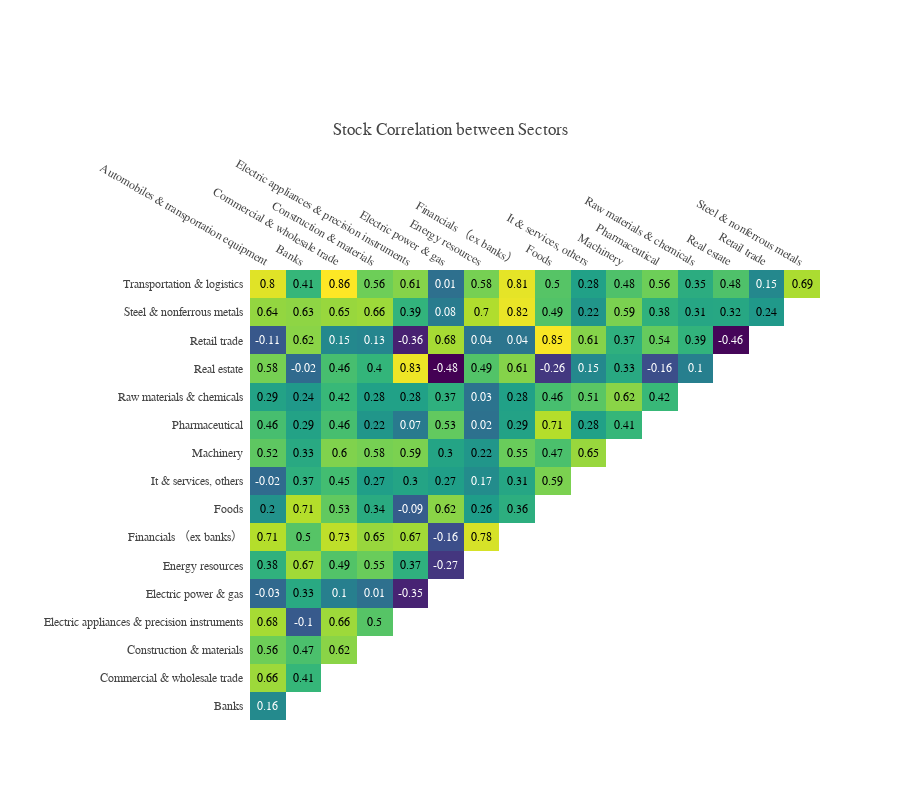

The cell this chart's notebook holds for it:
### Markdown cell above
上图显示了平均回报率最高的前 5 只股票之间的关系，Enechange Ltd.、For Startups, Inc.、Symbio Pharmaceuticals、Fronteo, Inc. 和 Emnet Japan Co. Ltd。

### Code cell
df_pivot=train_df.pivot_table(index='Date', columns='SectorName', values='Close').reset_index()
corr=df_pivot.corr().round(2)
mask=np.triu(np.ones_like(corr, dtype=bool))
c_mask = np.where(~mask, corr, 100)
c=[]
for i in c_mask.tolist()[1:]:
    c.append([x for x in i if x != 100])
    
cor=c[::-1]
x=corr.index.tolist()[:-1]
y=corr.columns.tolist()[1:][::-1]
fig=ff.create_annotated_heatmap(z=cor, x=x, y=y, 
                                hovertemplate='Correlation between %{x} and %{y} stocks = %{z}',
                                colorscale='viridis', name='')
fig.update_layout(template=temp, title='Stock Correlation between Sectors',
                  margin=dict(l=250,t=270),height=800,width=900,
                  yaxis=dict(showgrid=False, autorange='reversed'),
                  xaxis=dict(showgrid=False))
fig.show()

### Figure 1 — Plotly figure (JSON) as saved in the notebook; plotly's stock layout.template omitted (floating-point values rounded to 4 significant figures; data arrays with more than 128 entries replaced by an {"elided": "..."} marker saying what was removed)
{"data": [{"colorscale": [[0, "#440154"], [0.1111, "#482878"], [0.2222, "#3e4989"], [0.3333, "#31688e"], [0.4444, "#26828e"], [0.5556, "#1f9e89"], [0.6667, "#35b779"], [0.7778, "#6ece58"], [0.8889, "#b5de2b"], [1, "#fde725"]], "hovertemplate": "Correlation between %{x} and %{y} stocks = %{z}", "name": "", "reversescale": false, "showscale": false, "type": "heatmap", "x": ["Automobiles & transportation equipment", "Banks", "Commercial & wholesale trade", "Construction & materials", "Electric appliances & precision instruments", "Electric power & gas", "Energy resources", "Financials （ex banks）", "Foods", "It & services, others", "Machinery", "Pharmaceutical", "Raw materials & chemicals", "Real estate", "Retail trade", "Steel & nonferrous metals"], "y": ["Transportation & logistics", "Steel & nonferrous metals", "Retail trade", "Real estate", "Raw materials & chemicals", "Pharmaceutical", "Machinery", "It & services, others", "Foods", "Financials （ex banks）", "Energy resources", "Electric power & gas", "Electric appliances & precision instruments", "Construction & materials", "Commercial & wholesale trade", "Banks"], "z": {"elided": "16 rows, 136 float values in total"}}], "layout": {"annotations": [{"font": {"color": "#000000"}, "showarrow": false, "text": "0.8", "x": "Automobiles & transportation equipment", "xref": "x", "y": "Transportation & logistics", "yref": "y"}, {"font": {"color": "#000000"}, "showarrow": false, "text": "0.41", "x": "Banks", "xref": "x", "y": "Transportation & logistics", "yref": "y"}, {"font": {"color": "#000000"}, "showarrow": false, "text": "0.86", "x": "Commercial & wholesale trade", "xref": "x", "y": "Transportation & logistics", "yref": "y"}, {"font": {"color": "#000000"}, "showarrow": false, "text": "0.56", "x": "Construction & materials", "xref": "x", "y": "Transportation & logistics", "yref": "y"}, {"font": {"color": "#000000"}, "showarrow": false, "text": "0.61", "x": "Electric appliances & precision instruments", "xref": "x", "y": "Transportation & logistics", "yref": "y"}, {"font": {"color": "#FFFFFF"}, "showarrow": false, "text": "0.01", "x": "Electric power & gas", "xref": "x", "y": "Transportation & logistics", "yref": "y"}, {"font": {"color": "#000000"}, "showarrow": false, "text": "0.58", "x": "Energy resources", "xref": "x", "y": "Transportation & logistics", "yref": "y"}, {"font": {"color": "#000000"}, "showarrow": false, "text": "0.81", "x": "Financials （ex banks）", "xref": "x", "y": "Transportation & logistics", "yref": "y"}, {"font": {"color": "#000000"}, "showarrow": false, "text": "0.5", "x": "Foods", "xref": "x", "y": "Transportation & logistics", "yref": "y"}, {"font": {"color": "#000000"}, "showarrow": false, "text": "0.28", "x": "It & services, others", "xref": "x", "y": "Transportation & logistics", "yref": "y"}, {"font": {"color": "#000000"}, "showarrow": false, "text": "0.48", "x": "Machinery", "xref": "x", "y": "Transportation & logistics", "yref": "y"}, {"font": {"color": "#000000"}, "showarrow": false, "text": "0.56", "x": "Pharmaceutical", "xref": "x", "y": "Transportation & logistics", "yref": "y"}, {"font": {"color": "#000000"}, "showarrow": false, "text": "0.35", "x": "Raw materials & chemicals", "xref": "x", "y": "Transportation & logistics", "yref": "y"}, {"font": {"color": "#000000"}, "showarrow": false, "text": "0.48", "x": "Real estate", "xref": "x", "y": "Transportation & logistics", "yref": "y"}, {"font": {"color": "#FFFFFF"}, "showarrow": false, "text": "0.15", "x": "Retail trade", "xref": "x", "y": "Transportation & logistics", "yref": "y"}, {"font": {"color": "#000000"}, "showarrow": false, "text": "0.69", "x": "Steel & nonferrous metals", "xref": "x", "y": "Transportation & logistics", "yref": "y"}, {"font": {"color": "#000000"}, "showarrow": false, "text": "0.64", "x": "Automobiles & transportation equipment", "xref": "x", "y": "Steel & nonferrous metals", "yref": "y"}, {"font": {"color": "#000000"}, "showarrow": false, "text": "0.63", "x": "Banks", "xref": "x", "y": "Steel & nonferrous metals", "yref": "y"}, {"font": {"color": "#000000"}, "showarrow": false, "text": "0.65", "x": "Commercial & wholesale trade", "xref": "x", "y": "Steel & nonferrous metals", "yref": "y"}, {"font": {"color": "#000000"}, "showarrow": false, "text": "0.66", "x": "Construction & materials", "xref": "x", "y": "Steel & nonferrous metals", "yref": "y"}, {"font": {"color": "#000000"}, "showarrow": false, "text": "0.39", "x": "Electric appliances & precision instruments", "xref": "x", "y": "Steel & nonferrous metals", "yref": "y"}, {"font": {"color": "#FFFFFF"}, "showarrow": false, "text": "0.08", "x": "Electric power & gas", "xref": "x", "y": "Steel & nonferrous metals", "yref": "y"}, {"font": {"color": "#000000"}, "showarrow": false, "text": "0.7", "x": "Energy resources", "xref": "x", "y": "Steel & nonferrous metals", "yref": "y"}, {"font": {"color": "#000000"}, "showarrow": false, "text": "0.82", "x": "Financials （ex banks）", "xref": "x", "y": "Steel & nonferrous metals", "yref": "y"}, {"font": {"color": "#000000"}, "showarrow": false, "text": "0.49", "x": "Foods", "xref": "x", "y": "Steel & nonferrous metals", "yref": "y"}, {"font": {"color": "#000000"}, "showarrow": false, "text": "0.22", "x": "It & services, others", "xref": "x", "y": "Steel & nonferrous metals", "yref": "y"}, {"font": {"color": "#000000"}, "showarrow": false, "text": "0.59", "x": "Machinery", "xref": "x", "y": "Steel & nonferrous metals", "yref": "y"}, {"font": {"color": "#000000"}, "showarrow": false, "text": "0.38", "x": "Pharmaceutical", "xref": "x", "y": "Steel & nonferrous metals", "yref": "y"}, {"font": {"color": "#000000"}, "showarrow": false, "text": "0.31", "x": "Raw materials & chemicals", "xref": "x", "y": "Steel & nonferrous metals", "yref": "y"}, {"font": {"color": "#000000"}, "showarrow": false, "text": "0.32", "x": "Real estate", "xref": "x", "y": "Steel & nonferrous metals", "yref": "y"}, {"font": {"color": "#000000"}, "showarrow": false, "text": "0.24", "x": "Retail trade", "xref": "x", "y": "Steel & nonferrous metals", "yref": "y"}, {"font": {"color": "#FFFFFF"}, "showarrow": false, "text": "-0.11", "x": "Automobiles & transportation equipment", "xref": "x", "y": "Retail trade", "yref": "y"}, {"font": {"color": "#000000"}, "showarrow": false, "text": "0.62", "x": "Banks", "xref": "x", "y": "Retail trade", "yref": "y"}, {"font": {"color": "#FFFFFF"}, "showarrow": false, "text": "0.15", "x": "Commercial & wholesale trade", "xref": "x", "y": "Retail trade", "yref": "y"}, {"font": {"color": "#FFFFFF"}, "showarrow": false, "text": "0.13", "x": "Construction & materials", "xref": "x", "y": "Retail trade", "yref": "y"}, {"font": {"color": "#FFFFFF"}, "showarrow": false, "text": "-0.36", "x": "Electric appliances & precision instruments", "xref": "x", "y": "Retail trade", "yref": "y"}, {"font": {"color": "#000000"}, "showarrow": false, "text": "0.68", "x": "Electric power & gas", "xref": "x", "y": "Retail trade", "yref": "y"}, {"font": {"color": "#FFFFFF"}, "showarrow": false, "text": "0.04", "x": "Energy resources", "xref": "x", "y": "Retail trade", "yref": "y"}, {"font": {"color": "#FFFFFF"}, "showarrow": false, "text": "0.04", "x": "Financials （ex banks）", "xref": "x", "y": "Retail trade", "yref": "y"}, {"font": {"color": "#000000"}, "showarrow": false, "text": "0.85", "x": "Foods", "xref": "x", "y": "Retail trade", "yref": "y"}, {"font": {"color": "#000000"}, "showarrow": false, "text": "0.61", "x": "It & services, others", "xref": "x", "y": "Retail trade", "yref": "y"}, {"font": {"color": "#000000"}, "showarrow": false, "text": "0.37", "x": "Machinery", "xref": "x", "y": "Retail trade", "yref": "y"}, {"font": {"color": "#000000"}, "showarrow": false, "text": "0.54", "x": "Pharmaceutical", "xref": "x", "y": "Retail trade", "yref": "y"}, {"font": {"color": "#000000"}, "showarrow": false, "text": "0.39", "x": "Raw materials & chemicals", "xref": "x", "y": "Retail trade", "yref": "y"}, {"font": {"color": "#FFFFFF"}, "showarrow": false, "text": "-0.46", "x": "Real estate", "xref": "x", "y": "Retail trade", "yref": "y"}, {"font": {"color": "#000000"}, "showarrow": false, "text": "0.58", "x": "Automobiles & transportation equipment", "xref": "x", "y": "Real estate", "yref": "y"}, {"font": {"color": "#FFFFFF"}, "showarrow": false, "text": "-0.02", "x": "Banks", "xref": "x", "y": "Real estate", "yref": "y"}, {"font": {"color": "#000000"}, "showarrow": false, "text": "0.46", "x": "Commercial & wholesale trade", "xref": "x", "y": "Real estate", "yref": "y"}, {"font": {"color": "#000000"}, "showarrow": false, "text": "0.4", "x": "Construction & materials", "xref": "x", "y": "Real estate", "yref": "y"}, {"font": {"color": "#000000"}, "showarrow": false, "text": "0.83", "x": "Electric appliances & precision instruments", "xref": "x", "y": "Real estate", "yref": "y"}, {"font": {"color": "#FFFFFF"}, "showarrow": false, "text": "-0.48", "x": "Electric power & gas", "xref": "x", "y": "Real estate", "yref": "y"}, {"font": {"color": "#000000"}, "showarrow": false, "text": "0.49", "x": "Energy resources", "xref": "x", "y": "Real estate", "yref": "y"}, {"font": {"color": "#000000"}, "showarrow": false, "text": "0.61", "x": "Financials （ex banks）", "xref": "x", "y": "Real estate", "yref": "y"}, {"font": {"color": "#FFFFFF"}, "showarrow": false, "text": "-0.26", "x": "Foods", "xref": "x", "y": "Real estate", "yref": "y"}, {"font": {"color": "#FFFFFF"}, "showarrow": false, "text": "0.15", "x": "It & services, others", "xref": "x", "y": "Real estate", "yref": "y"}, {"font": {"color": "#000000"}, "showarrow": false, "text": "0.33", "x": "Machinery", "xref": "x", "y": "Real estate", "yref": "y"}, {"font": {"color": "#FFFFFF"}, "showarrow": false, "text": "-0.16", "x": "Pharmaceutical", "xref": "x", "y": "Real estate", "yref": "y"}, {"font": {"color": "#FFFFFF"}, "showarrow": false, "text": "0.1", "x": "Raw materials & chemicals", "xref": "x", "y": "Real estate", "yref": "y"}, {"font": {"color": "#000000"}, "showarrow": false, "text": "0.29", "x": "Automobiles & transportation equipment", "xref": "x", "y": "Raw materials & chemicals", "yref": "y"}, {"font": {"color": "#000000"}, "showarrow": false, "text": "0.24", "x": "Banks", "xref": "x", "y": "Raw materials & chemicals", "yref": "y"}, {"font": {"color": "#000000"}, "showarrow": false, "text": "0.42", "x": "Commercial & wholesale trade", "xref": "x", "y": "Raw materials & chemicals", "yref": "y"}, {"font": {"color": "#000000"}, "showarrow": false, "text": "0.28", "x": "Construction & materials", "xref": "x", "y": "Raw materials & chemicals", "yref": "y"}, {"font": {"color": "#000000"}, "showarrow": false, "text": "0.28", "x": "Electric appliances & precision instruments", "xref": "x", "y": "Raw materials & chemicals", "yref": "y"}, {"font": {"color": "#000000"}, "showarrow": false, "text": "0.37", "x": "Electric power & gas", "xref": "x", "y": "Raw materials & chemicals", "yref": "y"}, {"font": {"color": "#FFFFFF"}, "showarrow": false, "text": "0.03", "x": "Energy resources", "xref": "x", "y": "Raw materials & chemicals", "yref": "y"}, {"font": {"color": "#000000"}, "showarrow": false, "text": "0.28", "x": "Financials （ex banks）", "xref": "x", "y": "Raw materials & chemicals", "yref": "y"}, {"font": {"color": "#000000"}, "showarrow": false, "text": "0.46", "x": "Foods", "xref": "x", "y": "Raw materials & chemicals", "yref": "y"}, {"font": {"color": "#000000"}, "showarrow": false, "text": "0.51", "x": "It & services, others", "xref": "x", "y": "Raw materials & chemicals", "yref": "y"}, {"font": {"color": "#000000"}, "showarrow": false, "text": "0.62", "x": "Machinery", "xref": "x", "y": "Raw materials & chemicals", "yref": "y"}, {"font": {"color": "#000000"}, "showarrow": false, "text": "0.42", "x": "Pharmaceutical", "xref": "x", "y": "Raw materials & chemicals", "yref": "y"}, {"font": {"color": "#000000"}, "showarrow": false, "text": "0.46", "x": "Automobiles & transportation equipment", "xref": "x", "y": "Pharmaceutical", "yref": "y"}, {"font": {"color": "#000000"}, "showarrow": false, "text": "0.29", "x": "Banks", "xref": "x", "y": "Pharmaceutical", "yref": "y"}, {"font": {"color": "#000000"}, "showarrow": false, "text": "0.46", "x": "Commercial & wholesale trade", "xref": "x", "y": "Pharmaceutical", "yref": "y"}, {"font": {"color": "#000000"}, "showarrow": false, "text": "0.22", "x": "Construction & materials", "xref": "x", "y": "Pharmaceutical", "yref": "y"}, {"font": {"color": "#FFFFFF"}, "showarrow": false, "text": "0.07", "x": "Electric appliances & precision instruments", "xref": "x", "y": "Pharmaceutical", "yref": "y"}, {"font": {"color": "#000000"}, "showarrow": false, "text": "0.53", "x": "Electric power & gas", "xref": "x", "y": "Pharmaceutical", "yref": "y"}, {"font": {"color": "#FFFFFF"}, "showarrow": false, "text": "0.02", "x": "Energy resources", "xref": "x", "y": "Pharmaceutical", "yref": "y"}, {"font": {"color": "#000000"}, "showarrow": false, "text": "0.29", "x": "Financials （ex banks）", "xref": "x", "y": "Pharmaceutical", "yref": "y"}, {"font": {"color": "#000000"}, "showarrow": false, "text": "0.71", "x": "Foods", "xref": "x", "y": "Pharmaceutical", "yref": "y"}, {"font": {"color": "#000000"}, "showarrow": false, "text": "0.28", "x": "It & services, others", "xref": "x", "y": "Pharmaceutical", "yref": "y"}, {"font": {"color": "#000000"}, "showarrow": false, "text": "0.41", "x": "Machinery", "xref": "x", "y": "Pharmaceutical", "yref": "y"}, {"font": {"color": "#000000"}, "showarrow": false, "text": "0.52", "x": "Automobiles & transportation equipment", "xref": "x", "y": "Machinery", "yref": "y"}, {"font": {"color": "#000000"}, "showarrow": false, "text": "0.33", "x": "Banks", "xref": "x", "y": "Machinery", "yref": "y"}, {"font": {"color": "#000000"}, "showarrow": false, "text": "0.6", "x": "Commercial & wholesale trade", "xref": "x", "y": "Machinery", "yref": "y"}, {"font": {"color": "#000000"}, "showarrow": false, "text": "0.58", "x": "Construction & materials", "xref": "x", "y": "Machinery", "yref": "y"}, {"font": {"color": "#000000"}, "showarrow": false, "text": "0.59", "x": "Electric appliances & precision instruments", "xref": "x", "y": "Machinery", "yref": "y"}, {"font": {"color": "#000000"}, "showarrow": false, "text": "0.3", "x": "Electric power & gas", "xref": "x", "y": "Machinery", "yref": "y"}, {"font": {"color": "#000000"}, "showarrow": false, "text": "0.22", "x": "Energy resources", "xref": "x", "y": "Machinery", "yref": "y"}, {"font": {"color": "#000000"}, "showarrow": false, "text": "0.55", "x": "Financials （ex banks）", "xref": "x", "y": "Machinery", "yref": "y"}, {"font": {"color": "#000000"}, "showarrow": false, "text": "0.47", "x": "Foods", "xref": "x", "y": "Machinery", "yref": "y"}, {"font": {"color": "#000000"}, "showarrow": false, "text": "0.65", "x": "It & services, others", "xref": "x", "y": "Machinery", "yref": "y"}, {"font": {"color": "#FFFFFF"}, "showarrow": false, "text": "-0.02", "x": "Automobiles & transportation equipment", "xref": "x", "y": "It & services, others", "yref": "y"}, {"font": {"color": "#000000"}, "showarrow": false, "text": "0.37", "x": "Banks", "xref": "x", "y": "It & services, others", "yref": "y"}, {"font": {"color": "#000000"}, "showarrow": false, "text": "0.45", "x": "Commercial & wholesale trade", "xref": "x", "y": "It & services, others", "yref": "y"}, {"font": {"color": "#000000"}, "showarrow": false, "text": "0.27", "x": "Construction & materials", "xref": "x", "y": "It & services, others", "yref": "y"}, {"font": {"color": "#000000"}, "showarrow": false, "text": "0.3", "x": "Electric appliances & precision instruments", "xref": "x", "y": "It & services, others", "yref": "y"}, {"font": {"color": "#000000"}, "showarrow": false, "text": "0.27", "x": "Electric power & gas", "xref": "x", "y": "It & services, others", "yref": "y"}, {"font": {"color": "#FFFFFF"}, "showarrow": false, "text": "0.17", "x": "Energy resources", "xref": "x", "y": "It & services, others", "yref": "y"}, {"font": {"color": "#000000"}, "showarrow": false, "text": "0.31", "x": "Financials （ex banks）", "xref": "x", "y": "It & services, others", "yref": "y"}, {"font": {"color": "#000000"}, "showarrow": false, "text": "0.59", "x": "Foods", "xref": "x", "y": "It & services, others", "yref": "y"}, {"font": {"color": "#000000"}, "showarrow": false, "text": "0.2", "x": "Automobiles & transportation equipment", "xref": "x", "y": "Foods", "yref": "y"}, {"font": {"color": "#000000"}, "showarrow": false, "text": "0.71", "x": "Banks", "xref": "x", "y": "Foods", "yref": "y"}, {"font": {"color": "#000000"}, "showarrow": false, "text": "0.53", "x": "Commercial & wholesale trade", "xref": "x", "y": "Foods", "yref": "y"}, {"font": {"color": "#000000"}, "showarrow": false, "text": "0.34", "x": "Construction & materials", "xref": "x", "y": "Foods", "yref": "y"}, {"font": {"color": "#FFFFFF"}, "showarrow": false, "text": "-0.09", "x": "Electric appliances & precision instruments", "xref": "x", "y": "Foods", "yref": "y"}, {"font": {"color": "#000000"}, "showarrow": false, "text": "0.62", "x": "Electric power & gas", "xref": "x", "y": "Foods", "yref": "y"}, {"font": {"color": "#000000"}, "showarrow": false, "text": "0.26", "x": "Energy resources", "xref": "x", "y": "Foods", "yref": "y"}, {"font": {"color": "#000000"}, "showarrow": false, "text": "0.36", "x": "Financials （ex banks）", "xref": "x", "y": "Foods", "yref": "y"}, {"font": {"color": "#000000"}, "showarrow": false, "text": "0.71", "x": "Automobiles & transportation equipment", "xref": "x", "y": "Financials （ex banks）", "yref": "y"}, {"font": {"color": "#000000"}, "showarrow": false, "text": "0.5", "x": "Banks", "xref": "x", "y": "Financials （ex banks）", "yref": "y"}, {"font": {"color": "#000000"}, "showarrow": false, "text": "0.73", "x": "Commercial & wholesale trade", "xref": "x", "y": "Financials （ex banks）", "yref": "y"}, {"font": {"color": "#000000"}, "showarrow": false, "text": "0.65", "x": "Construction & materials", "xref": "x", "y": "Financials （ex banks）", "yref": "y"}, {"font": {"color": "#000000"}, "showarrow": false, "text": "0.67", "x": "Electric appliances & precision instruments", "xref": "x", "y": "Financials （ex banks）", "yref": "y"}, {"font": {"color": "#FFFFFF"}, "showarrow": false, "text": "-0.16", "x": "Electric power & gas", "xref": "x", "y": "Financials （ex banks）", "yref": "y"}, {"font": {"color": "#000000"}, "showarrow": false, "text": "0.78", "x": "Energy resources", "xref": "x", "y": "Financials （ex banks）", "yref": "y"}, {"font": {"color": "#000000"}, "showarrow": false, "text": "0.38", "x": "Automobiles & transportation equipment", "xref": "x", "y": "Energy resources", "yref": "y"}, {"font": {"color": "#000000"}, "showarrow": false, "text": "0.67", "x": "Banks", "xref": "x", "y": "Energy resources", "yref": "y"}, {"font": {"color": "#000000"}, "showarrow": false, "text": "0.49", "x": "Commercial & wholesale trade", "xref": "x", "y": "Energy resources", "yref": "y"}, {"font": {"color": "#000000"}, "showarrow": false, "text": "0.55", "x": "Construction & materials", "xref": "x", "y": "Energy resources", "yref": "y"}, {"font": {"color": "#000000"}, "showarrow": false, "text": "0.37", "x": "Electric appliances & precision instruments", "xref": "x", "y": "Energy resources", "yref": "y"}, {"font": {"color": "#FFFFFF"}, "showarrow": false, "text": "-0.27", "x": "Electric power & gas", "xref": "x", "y": "Energy resources", "yref": "y"}, {"font": {"color": "#FFFFFF"}, "showarrow": false, "text": "-0.03", "x": "Automobiles & transportation equipment", "xref": "x", "y": "Electric power & gas", "yref": "y"}, {"font": {"color": "#000000"}, "showarrow": false, "text": "0.33", "x": "Banks", "xref": "x", "y": "Electric power & gas", "yref": "y"}, {"font": {"color": "#FFFFFF"}, "showarrow": false, "text": "0.1", "x": "Commercial & wholesale trade", "xref": "x", "y": "Electric power & gas", "yref": "y"}, {"font": {"color": "#FFFFFF"}, "showarrow": false, "text": "0.01", "x": "Construction & materials", "xref": "x", "y": "Electric power & gas", "yref": "y"}, {"font": {"color": "#FFFFFF"}, "showarrow": false, "text": "-0.35", "x": "Electric appliances & precision instruments", "xref": "x", "y": "Electric power & gas", "yref": "y"}, {"font": {"color": "#000000"}, "showarrow": false, "text": "0.68", "x": "Automobiles & transportation equipment", "xref": "x", "y": "Electric appliances & precision instruments", "yref": "y"}, {"font": {"color": "#FFFFFF"}, "showarrow": false, "text": "-0.1", "x": "Banks", "xref": "x", "y": "Electric appliances & precision instruments", "yref": "y"}, {"font": {"color": "#000000"}, "showarrow": false, "text": "0.66", "x": "Commercial & wholesale trade", "xref": "x", "y": "Electric appliances & precision instruments", "yref": "y"}, {"font": {"color": "#000000"}, "showarrow": false, "text": "0.5", "x": "Construction & materials", "xref": "x", "y": "Electric appliances & precision instruments", "yref": "y"}, {"font": {"color": "#000000"}, "showarrow": false, "text": "0.56", "x": "Automobiles & transportation equipment", "xref": "x", "y": "Construction & materials", "yref": "y"}, {"font": {"color": "#000000"}, "showarrow": false, "text": "0.47", "x": "Banks", "xref": "x", "y": "Construction & materials", "yref": "y"}, {"font": {"color": "#000000"}, "showarrow": false, "text": "0.62", "x": "Commercial & wholesale trade", "xref": "x", "y": "Construction & materials", "yref": "y"}, {"font": {"color": "#000000"}, "showarrow": false, "text": "0.66", "x": "Automobiles & transportation equipment", "xref": "x", "y": "Commercial & wholesale trade", "yref": "y"}, {"font": {"color": "#000000"}, "showarrow": false, "text": "0.41", "x": "Banks", "xref": "x", "y": "Commercial & wholesale trade", "yref": "y"}, {"font": {"color": "#FFFFFF"}, "showarrow": false, "text": "0.16", "x": "Automobiles & transportation equipment", "xref": "x", "y": "Banks", "yref": "y"}], "height": 800, "margin": {"l": 250, "t": 270}, "title": {"text": "Stock Correlation between Sectors"}, "width": 900, "xaxis": {"dtick": 1, "gridcolor": "rgb(0, 0, 0)", "showgrid": false, "side": "top", "ticks": ""}, "yaxis": {"autorange": "reversed", "dtick": 1, "showgrid": false, "ticks": "", "ticksuffix": "  "}}}
